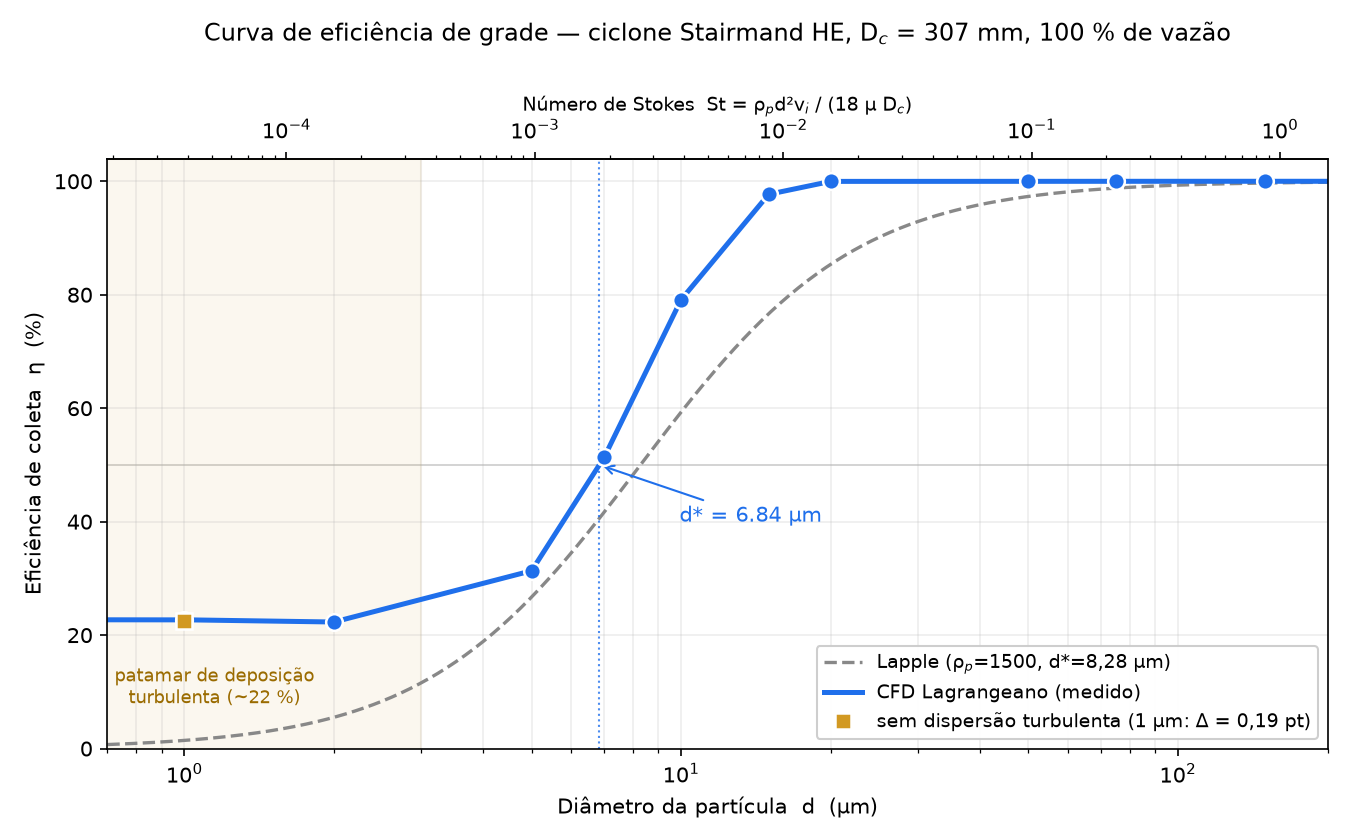

This chart was generated by the following Python code:
"""
curva_eta_x_d.py — a CURVA DE EFICIÊNCIA DE GRADE medida no CFD Lagrangeano.

Ciclone Stairmand HE · Dc = 307 mm · 100 % de vazão (v_i = 13,59 m/s)
Campo: k-ω steady + `Outlet` + parede convectiva (Rodada 8, ΔP = 1.955,6 Pa)
Fase: ρ_p = 1500 kg/m³ · µ_gás = 9,5e-5 Pa·s · classes monodispersas · 5.082 parcels
Método: η = 1 − |mdot_gas| / mdot_inj   (ver simulacao/07_EXECUCAO §8)

Gera: curva_eta_x_d.png
"""
import numpy as np
import matplotlib
matplotlib.use("Agg")
import matplotlib.pyplot as plt

# ── OS DEZ PONTOS MEDIDOS (100 % de vazão, COM dispersão turbulenta) ──────
D_UM  = np.array([1.0, 2.0,  5.0,  7.0,  10.0,  15.0,  20.0,  50.0,  75.0, 150.0])
ETA   = np.array([22.70, 22.31, 31.34, 51.35, 79.14, 97.70, 99.98, 100.0, 100.0, 100.0])/100

# sensibilidade SEM dispersão (só onde foi medida; ⚠️ ver ressalva no doc)
D_SEM   = np.array([1.0, 2.0, 5.0])
ETA_SEM = np.array([22.51, 19.90, 37.44])/100
NRES    = np.array([22.1, 19.1, 37.2])          # % não resolvidas — 1 µm é o único conclusivo

# ── Parâmetros do caso ────────────────────────────────────────────────────
RHO_P, MU, V_I, DC = 1500.0, 9.5e-5, 13.59, 0.307
D_STAR_LAPPLE = 8.28e-6      # m

eta_lapple = lambda d_m, ds: 1/(1+(ds/d_m)**2)
stokes     = lambda d_m: RHO_P*d_m**2*V_I/(18*MU*DC)


def eta_cfd(d_um):
    """Interpola a curva medida em log(d). Fora da faixa: satura.
    Devolve escalar para entrada escalar, array para array."""
    r = np.interp(np.log(np.asarray(d_um, dtype=float)), np.log(D_UM), ETA)
    return float(r) if np.isscalar(d_um) or np.ndim(d_um) == 0 else r


def d_star_cfd():
    """Diâmetro onde η = 50 %, por interpolação log-linear."""
    i = np.searchsorted(ETA, 0.5)
    (x1, y1), (x2, y2) = (D_UM[i-1], ETA[i-1]), (D_UM[i], ETA[i])
    return np.exp(np.log(x1) + (0.5-y1)/(y2-y1)*(np.log(x2)-np.log(x1)))


if __name__ == "__main__":
    ds = d_star_cfd()
    print("="*72)
    print("  CURVA η × d — Ciclone Dc = 307 mm · 100 % de vazão")
    print("="*72)
    print(f"\n  d* (CFD)    = {ds*1:.2f} µm")
    print(f"  d* (Lapple) = {D_STAR_LAPPLE*1e6:.2f} µm")
    print(f"  razão       = {ds/(D_STAR_LAPPLE*1e6):.3f}  →  corte {(1-ds/(D_STAR_LAPPLE*1e6))*100:.0f} % mais fino")
    print(f"  Ne implícito= {6*(D_STAR_LAPPLE*1e6/ds)**2:.1f} voltas  (Lapple tabela: 6)")
    print(f"\n  St no corte = {stokes(ds*1e-6):.3e}")
    print("\n  d (µm)    η CFD      η Lapple    razão      St")
    print("  " + "-"*52)
    for d, e in zip(D_UM, ETA):
        el = eta_lapple(d*1e-6, D_STAR_LAPPLE)
        print(f"  {d:6.0f}   {e*100:6.2f} %   {el*100:6.2f} %   {e/el:6.2f}   {stokes(d*1e-6):.2e}")

    # ── figura ────────────────────────────────────────────────────────────
    fig, ax = plt.subplots(figsize=(9, 5.6))
    dd = np.logspace(np.log10(0.7), np.log10(200), 400)

    ax.semilogx(dd, eta_lapple(dd*1e-6, D_STAR_LAPPLE)*100, "--", lw=1.6,
                color="#888", label="Lapple (ρ$_p$=1500, d*=8,28 µm)")
    ax.semilogx(dd, eta_cfd(dd)*100, "-", lw=2.4, color="#1f6feb",
                label="CFD Lagrangeano (medido)")
    ax.semilogx(D_UM, ETA*100, "o", ms=8, color="#1f6feb", zorder=5,
                markeredgecolor="white", markeredgewidth=1.2)
    ax.semilogx(D_SEM[:1], ETA_SEM[:1]*100, "s", ms=8, color="#d29922", zorder=6,
                markeredgecolor="white", markeredgewidth=1.2,
                label="sem dispersão turbulenta (1 µm: Δ = 0,19 pt)")

    ax.axvline(ds, color="#1f6feb", lw=1, ls=":", alpha=0.8)
    ax.annotate(f"d* = {ds:.2f} µm", xy=(ds, 50), xytext=(ds*1.45, 40),
                fontsize=10, color="#1f6feb",
                arrowprops=dict(arrowstyle="->", color="#1f6feb", lw=1))
    ax.axhline(50, color="#ccc", lw=0.8, zorder=0)

    ax.axvspan(0.7, 3, alpha=0.07, color="#d29922")
    ax.text(1.15, 8, "patamar de deposição\nturbulenta (~22 %)",
            fontsize=8.5, color="#9a6b00", ha="center")

    ax.set_xlabel("Diâmetro da partícula  d  (µm)")
    ax.set_ylabel("Eficiência de coleta  η  (%)")
    ax.set_title("Curva de eficiência de grade — ciclone Stairmand HE, D$_c$ = 307 mm, 100 % de vazão",
                 fontsize=11.5, pad=26)
    ax.set_ylim(0, 104); ax.set_xlim(0.7, 200)
    ax.grid(True, which="both", alpha=0.22)
    ax.legend(loc="lower right", fontsize=9, framealpha=0.95)

    sec = ax.secondary_xaxis("top", functions=(lambda d: stokes(np.asarray(d)*1e-6),
                                               lambda s: np.sqrt(np.asarray(s)*18*MU*DC/(RHO_P*V_I))*1e6))
    sec.set_xlabel("Número de Stokes  St = ρ$_p$d²v$_i$ / (18 µ D$_c$)", fontsize=9)

    fig.tight_layout()
    fig.savefig("curva_eta_x_d.png", dpi=150)
    print("\n  → curva_eta_x_d.png")
